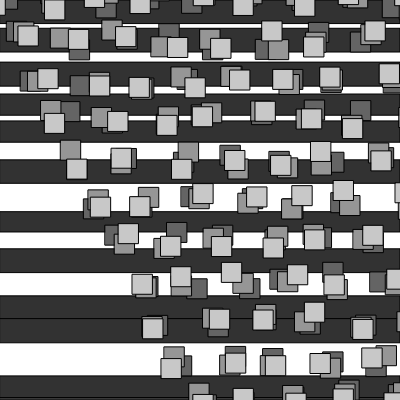
Frame 1 (no input)
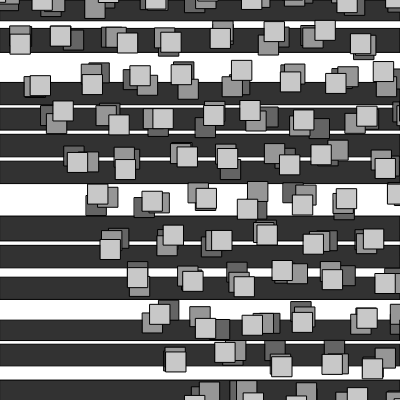
Frame 2 (the mouse pressed at the canvas centre, redrawn once)

The p5.js sketch that drew these frames (run headless with seeded random() and noise() and a simulated clock; the mouse was pressed at the canvas centre and the sketch redrawn once):

// p5.js sketch
// ── sketch.js
const sketchHeight = 400;
const sketchWidth = 400;


function setup() {
  createCanvas(sketchWidth, sketchHeight);
}

function draw() {
  noLoop();
  background(255);
  
  fill(50);
  for (
    let rectY = 0;
    rectY < sketchHeight;
    rectY += random(20, 60)
  ) {
    rect(
      0, 
      rectY, 
      sketchWidth,
      random(20, 25)
    );
  }

  for (let layer = 0; layer < 3; layer += 1){
    let layerColor = 100 + layer * 50;
    fill(layerColor);

    for (let y = 0; y < sketchHeight + 50; y += 40){
      for(let x = 0; x < sketchWidth + 100; x += 50){
        rect(
          -20 + x + y/2 + random(0,20),
          -20 + y + random(0,20),
          20
        )
      }
    }
  }
}
